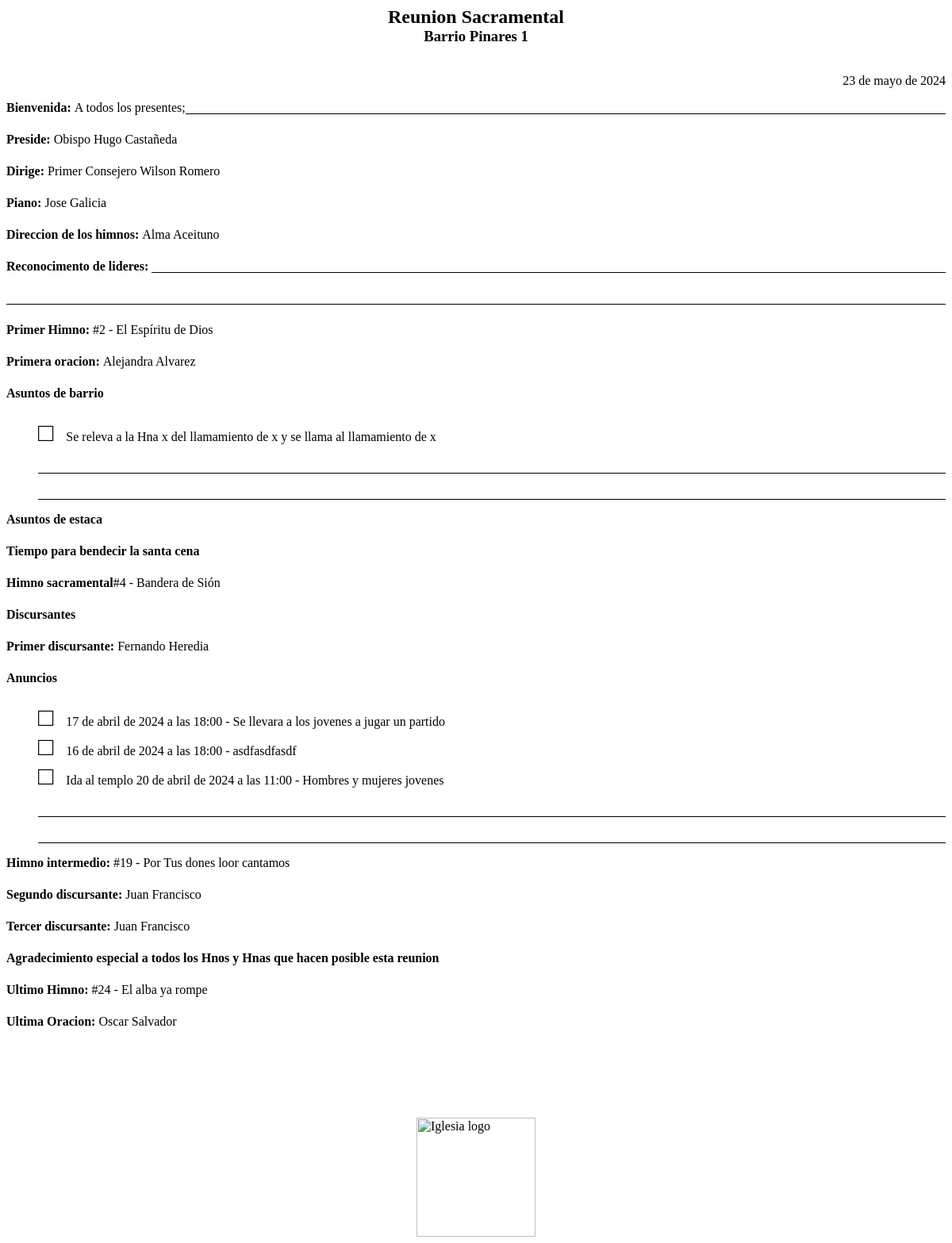
Page /2/ on the committed database.
### api/models.py (models this page shows, shortened)
class Agenda(models.Model):
	fecha = models.DateField(auto_now=False, auto_now_add=False)
	primer_domingo = models.BooleanField(default=False)
	dirige = models.ForeignKey(Obispado, models.SET_NULL, blank=True, null=True, related_name="dirige")
	preside = models.ForeignKey(Obispado, models.SET_NULL, blank=True, null=True, related_name="preside")
	piano = models.CharField(max_length=50, default="Jose Galicia")
	direccion_himnos = models.CharField(max_length=50, default="Alma Aceituno")

class Obispado(models.Model):
	nombre = models.CharField(max_length=50)
	llamamiento = models.CharField(choices=LLAMAMIENTOS, max_length=2)
	class Meta(object):
		verbose_name_plural = "Obispado"

class Asunto(models.Model):
	organizacion = models.ForeignKey(Organizacion, models.SET_NULL, blank=True, null=True)
	titulo = models.CharField(max_length=50)
	descripcion = models.TextField(blank=True)
	fecha = models.DateField(auto_now=False, auto_now_add=False)
	encargado = models.ForeignKey(Obispado, models.SET_NULL, blank=True, null=True)
	agenda = models.ManyToManyField(Agenda, blank=True)

class Discursante(models.Model):
	nombre = models.CharField(max_length=50)
	tema = models.CharField(max_length=50)
	cofirmado = models.BooleanField(default=False)
	agenda = models.ForeignKey(Agenda, on_delete=models.CASCADE, blank=True, null=True)

class Actividad(models.Model):
	organizacion = models.ForeignKey(Organizacion, models.SET_NULL, blank=False, null=True)
	titulo = models.CharField(max_length=50)
	descripcion = models.TextField()
	fecha = models.DateTimeField(auto_now=False, auto_now_add=False)
	presupuesto = models.BooleanField(default=False)
	aprobado = models.BooleanField(default=False)
	agenda = models.ManyToManyField(Agenda, blank=True)
	class Meta(object):
		verbose_name_plural = "Actividades"

class Templo(models.Model):
	fecha = models.DateTimeField(auto_now=False, auto_now_add=False)
	reservado_por = models.ForeignKey(Obispado, models.SET_NULL, blank=True, null=True)
	reserva_confirmada = models.BooleanField(default=False)
	observaciones = models.TextField(blank=True)
	agenda = models.ManyToManyField(Agenda, blank=True)
	class Meta(object):
		verbose_name_plural = "Templo"

### api/views.py (the view)
# urls.py: path('<int:pk>/', render_agenda, name="agenda"),
def render_agenda(request, pk):
    try:
        agenda = Agenda.objects.get(pk=pk)
        return render(request, "api/agenda.html", {"agenda": agenda})
    except Agenda.DoesNotExist:
        return render(request, "api/agenda.html")

### api/templatetags/utils.py (called while the page is built)
@register.filter
def himno(data, tipo):
    for value in data:
        if value.get("tipo") == tipo:
            return f"{LISTA_HIMNOS[value.get('numero')]}"

@register.filter
def oracion(data, tipo):
    for value in data:
        if value.get("tipo") == tipo:
            return f"{value.get('nombre')}"

### api/templates/api/agenda.html (shortened to what this page needs)
{% load utils %}
<html lang="en">
<head>
</head>
<body>
  {% if agenda %}
    <header>
      <h2>Reunion Sacramental</h2>
      <h3>Barrio Pinares 1</h3>
      <br /><br />
      <section>{{agenda.fecha}}</section>
    </header>
    <main>
      <p><strong>Bienvenida:&nbsp;</strong>A todos los presentes; <span class="divider"> </span></p>
      <p><strong>Preside:&nbsp;</strong>{{agenda.preside.get_llamamiento_display}} {{agenda.preside.nombre}}</p>
      <p><strong>Dirige:&nbsp;</strong>{{agenda.dirige.get_llamamiento_display}} {{agenda.dirige.nombre}}</p>
      <p><strong>Piano:&nbsp;</strong> {{agenda.piano}}</p>
      <p><strong>Direccion de los himnos:&nbsp;</strong> {{agenda.direccion_himnos}}</p>
      <p><strong>Reconocimento de lideres:&nbsp;</strong><span class="divider"></span></p>
      <p><span class="divider"></span></p>
      <p><strong>Primer Himno:&nbsp;</strong> {{agenda.himno_set.values| himno:'1er'}}</p>
      <p><strong>Primera oracion:&nbsp;</strong>  {{agenda.oracion_set.values|oracion:'primera'}}</p>
      {% if agenda.asunto_set.values|length > 0 %}
        <p><strong>Asuntos de barrio</strong></p>
        <ul>
          {% for asunto in agenda.asunto_set.all  %}
            <li class="with-bullet">{{asunto.descripcion}}</li>
          {% endfor %}
          <p><span class="divider"></span></p>
          <p><span class="divider"></span></p>
        </ul>
      {% endif %}
      <p><strong>Asuntos de estaca</strong></p>
      <p><strong>Tiempo para bendecir la santa cena</strong></p>
      <p><strong>Himno sacramental</strong> {{agenda.himno_set.values | himno:'2do'}}</p>
      {% if agenda.primer_domingo %}
        <p style="page-break-before: always;"><strong>Testimonios</strong></p>
        <div class="testimonios">
          ________________________________________________________________________________________________________________________________________________________________________________________________________________________________________________________________________________________________________________________________________________________________________________________________________________________________________________________________________________________________________________________________________________________________________________________________________________________________________________
        </div>
        <p><strong>Anuncios</strong></p>
        <ul>
          {% if agenda.actividad_set.values|length > 0 %}
            {% for anuncio in agenda.actividad_set.values %}
              <li class="with-bullet">{{anuncio.fecha}} - {{anuncio.descripcion}}</li>
            {% endfor %}
          {% endif %}
          {% if agenda.templo_set.values|length > 0 %}
            {% for templo in agenda.templo_set.values %}
              <li class="with-bullet">{{templo.fecha}}</li>
            {% endfor %}
          {% endif %}
          <p><span class="divider"></span></p>
          <p><span class="divider"></span></p>
        </ul>
      {% else %}
        <p><strong>Discursantes</strong></p>
        <p><strong>Primer discursante:&nbsp;</strong> {{agenda.discursante_set.values.0.nombre}}</p>
        {% if agenda.actividad_set.values|length > 0 %}
          <p style="page-break-before: always;"><strong>Anuncios</strong></p>
          <ul>
            {% if agenda.actividad_set.values|length > 0 %}
              {% for anuncio in agenda.actividad_set.all %}
                <li class="with-bullet">{{anuncio.fecha}} - {{anuncio.descripcion}}</li>
              {% endfor %}
            {% endif %}
            {% if agenda.templo_set.values|length > 0 %}
              {% for templo in agenda.templo_set.all %}
                <li class="with-bullet">Ida al templo {{templo.fecha}} - {{templo.observaciones}}</li>
              {% endfor %}
            {% endif %}
            <p><span class="divider"></span></p>
            <p><span class="divider"></span></p>
          </ul>
        {% endif %}
        <p><strong>Himno intermedio:&nbsp;</strong> {{agenda.himno_set.values | himno:'3er'}}</p>
        <p><strong>Segundo discursante:&nbsp;</strong> {{agenda.discursante_set.values.1.nombre}}</p>
        {% if agenda.discursante_set.values.1.nombre %}
          <p><strong>Tercer discursante:&nbsp;</strong> {{agenda.discursante_set.values.1.nombre}}</p>
        {% endif %}
      {% endif %}
      <p><strong>Agradecimiento especial a todos los Hnos y Hnas que hacen posible esta reunion</strong></p>
      <p><strong>Ultimo Himno:&nbsp;</strong> {{agenda.himno_set.values | himno:'4to'}}</p>
      <p><strong>Ultima Oracion:&nbsp;</strong> {{agenda.oracion_set.values | oracion:'final'}}</p>
    </main>
    <footer>
      <br /><br /><br /><br /><br />
      <img src="https://www.churchofjesuschrist.org/imgs/0fd2691a8a019111765601085628ed5183d2c812/full/200%2C/0/default.png" alt="Iglesia logo">
    </footer>
  {% else %}
    <h2>No hay agenda para la fecha seleccionada</h2>
  {% endif %}
</body>
</html>

### api/templates/api/agenda.html (style rules this page uses)
header { display: flex; flex-direction: column; width: 100%; }
header > h2, header > h3 { margin: 0 auto; }
header > section { display: flex; flex-direction: row; justify-content: end; }
footer > img { display: block; margin: 0 auto; height: 150px; }
.divider { border-bottom: 1px solid black; display: block; height: 1em; flex: 1; }
main { max-width: 100%; }
main > p { display: flex; height: 1.5em; }
ul { list-style-type: none; margin-block-start: 0; }
li.with-bullet:before { content: "\25A1"; font-size: 2em; margin-right: 0.5em; }

### rows in the picture
Agenda: fecha "23 de mayo de 2024", preside.llamamiento "Obispo", preside.nombre "Hugo Castañeda", dirige.llamamiento "Primer Consejero", dirige.nombre "Wilson Romero", piano "Jose Galicia", direccion_himnos "Alma Aceituno", himno_set.values|himno "#2 - El Espíritu de Dios", oracion_set.values|oracion "Alejandra Alvarez", himno_set.values|himno "#4 - Bandera de Sión", discursante_set.values.0.nombre "Fernando Heredia", himno_set.values|himno "#19 - Por Tus dones loor cantamos", discursante_set.values.1.nombre "Juan Francisco", himno_set.values|himno "#24 - El alba ya rompe", oracion_set.values|oracion "Oscar Salvador"
Asunto: descripcion "Se releva a la Hna x del llamamiento de x y se llama al llamamiento de x"
Actividad: fecha "17 de abril de 2024 a las 18:00", descripcion "Se llevara a los jovenes a jugar un partido"
Actividad: fecha "16 de abril de 2024 a las 18:00", descripcion "asdfasdfasdf"
Templo: fecha "20 de abril de 2024 a las 11:00", observaciones "Hombres y mujeres jovenes"
